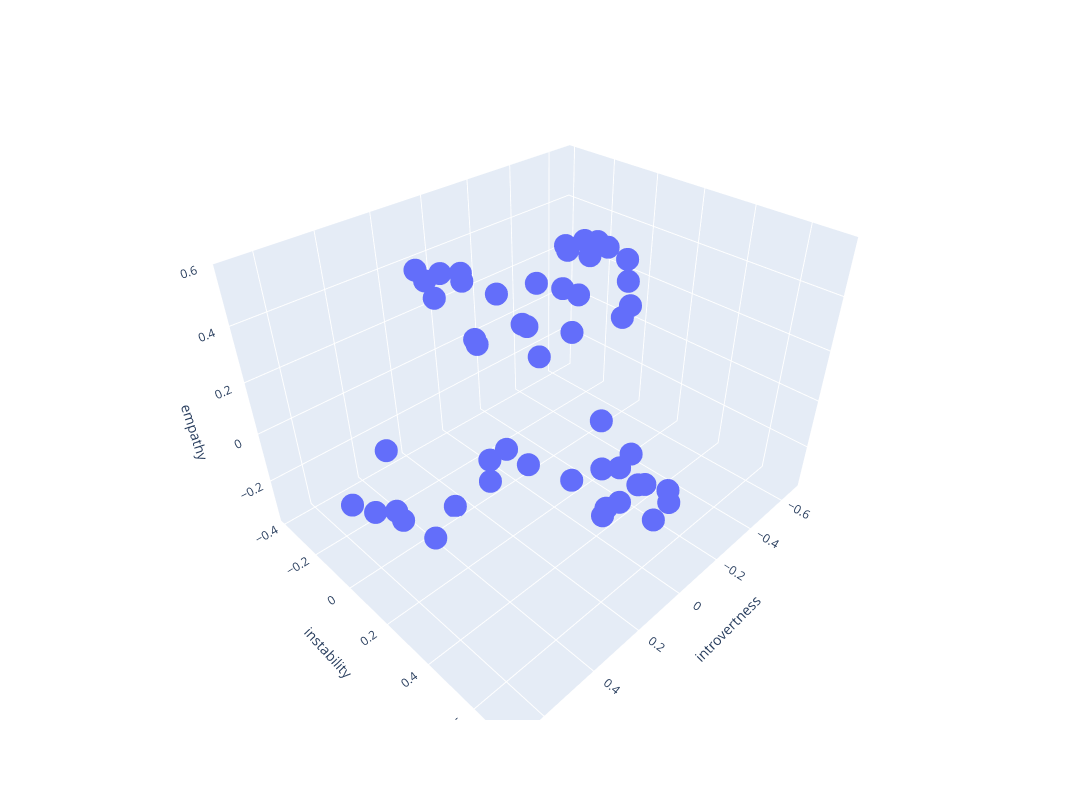

Notebook source saved alongside this figure:
### Code cell
fig = px.scatter_3d(loadings, x='introvertness', y='instability', z='empathy', hover_data=['feature', 'description'])
fig.update_layout(width=1300, height=800)
fig.show()

### Figure 1 — Plotly figure (JSON) as saved in the notebook; plotly's stock layout.template omitted (floating-point values rounded to 4 significant figures)
{"data": [{"customdata": [["EXT1", "I am the life of the party."], ["EXT2", "I don't talk a lot."], ["EXT3", "I feel comfortable around people."], ["EXT4", "I keep in the background."], ["EXT5", "I start conversations."], ["EXT6", "I have little to say."], ["EXT7", "I talk to a lot of different people at parties."], ["EXT8", "I don't like to draw attention to myself."], ["EXT9", "I don't mind being the center of attention."], ["EXT10", "I am quiet around strangers."], ["EST1", "I get stressed out easily."], ["EST2", "I am relaxed most of the time."], ["EST3", "I worry about things."], ["EST4", "I seldom feel blue."], ["EST5", "I am easily disturbed."], ["EST6", "I get upset easily."], ["EST7", "I change my mood a lot."], ["EST8", "I have frequent mood swings."], ["EST9", "I get irritated easily."], ["EST10", "I often feel blue."], ["AGR1", "I feel little concern for others."], ["AGR2", "I am interested in people."], ["AGR3", "I insult people."], ["AGR4", "I sympathize with others' feelings."], ["AGR5", "I am not interested in other people's problems."], ["AGR6", "I have a soft heart."], ["AGR7", "I am not really interested in others."], ["AGR8", "I take time out for others."], ["AGR9", "I feel others' emotions."], ["AGR10", "I make people feel at ease."], ["CSN1", "I am always prepared."], ["CSN2", "I leave my belongings around."], ["CSN3", "I pay attention to details."], ["CSN4", "I make a mess of things."], ["CSN5", "I get chores done right away."], ["CSN6", "I often forget to put things back in their proper place."], ["CSN7", "I like order."], ["CSN8", "I shirk my duties."], ["CSN9", "I follow a schedule."], ["CSN10", "I am exacting in my work."], ["OPN1", "I have a rich vocabulary."], ["OPN2", "I have difficulty understanding abstract ideas."], ["OPN3", "I have a vivid imagination."], ["OPN4", "I am not interested in abstract ideas."], ["OPN5", "I have excellent ideas."], ["OPN6", "I do not have a good imagination."], ["OPN7", "I am quick to understand things."], ["OPN8", "I use difficult words."], ["OPN9", "I spend time reflecting on things."], ["OPN10", "I am full of ideas."]], "hovertemplate": "introvertness=%{x}<br>instability=%{y}<br>empathy=%{z}<br>feature=%{customdata[0]}<br>description=%{customdata[1]}<extra></extra>", "legendgroup": "", "marker": {"color": "#636efa", "symbol": "circle"}, "mode": "markers", "name": "", "scene": "scene", "showlegend": false, "type": "scatter3d", "x": [-0.6419, 0.6695, -0.6175, 0.6774, -0.6617, 0.5545, -0.669, 0.5525, -0.5837, 0.6332, 0.181, -0.1614, 0.1835, -0.1131, 0.1027, 0.1197, 0.05018, 0.06902, 0.1491, 0.2508, 0.1297, -0.4164, -0.03908, -0.1661, 0.2641, -0.073, 0.4129, -0.204, -0.1933, -0.3297, 0.1275, -0.203, 0.1101, -0.06277, 0.09766, -0.1558, 0.2021, -0.02743, 0.1128, 0.06983, -0.06943, 0.1022, -0.1054, 0.09737, -0.1931, 0.1519, -0.06462, -0.05158, 0.07663, -0.2152], "y": [-0.02767, 0.01986, -0.2222, 0.1635, -0.07213, 0.0998, -0.06749, 0.0565, -0.01714, 0.201, 0.6197, -0.3911, 0.5491, -0.3189, 0.4926, 0.6642, 0.696, 0.7158, 0.6029, 0.627, 0.008427, 0.03663, 0.2425, 0.1546, -0.02829, 0.2206, 0.05035, 0.04914, 0.1834, -0.07934, -0.3196, 0.3639, -0.1009, 0.5796, -0.314, 0.4385, -0.1253, 0.4111, -0.2069, -0.157, -0.02471, 0.1761, 0.1672, 0.06387, -0.08261, 0.03823, -0.1422, 0.07355, 0.1526, 0.01939], "z": [0.08821, -0.04392, 0.2401, 0.02998, 0.261, -0.1306, 0.1681, 0.1167, 0.06456, 0.03, 0.1686, -0.01249, 0.2921, 0.0181, 0.03875, 0.09764, 0.05077, 0.03001, 0.009167, 0.04245, -0.299, 0.4278, -0.2526, 0.5719, -0.3535, 0.4479, -0.3449, 0.4916, 0.5691, 0.4245, 0.4088, -0.1605, 0.4426, -0.2244, 0.3608, -0.2232, 0.4091, -0.2628, 0.4318, 0.4353, 0.2457, -0.1371, 0.281, -0.1393, 0.3301, -0.1698, 0.3153, 0.1707, 0.3727, 0.3399]}], "layout": {"height": 800, "legend": {"tracegroupgap": 0}, "margin": {"t": 60}, "scene": {"domain": {"x": [0, 1], "y": [0, 1]}, "xaxis": {"title": {"text": "introvertness"}}, "yaxis": {"title": {"text": "instability"}}, "zaxis": {"title": {"text": "empathy"}}}, "width": 1300}}
